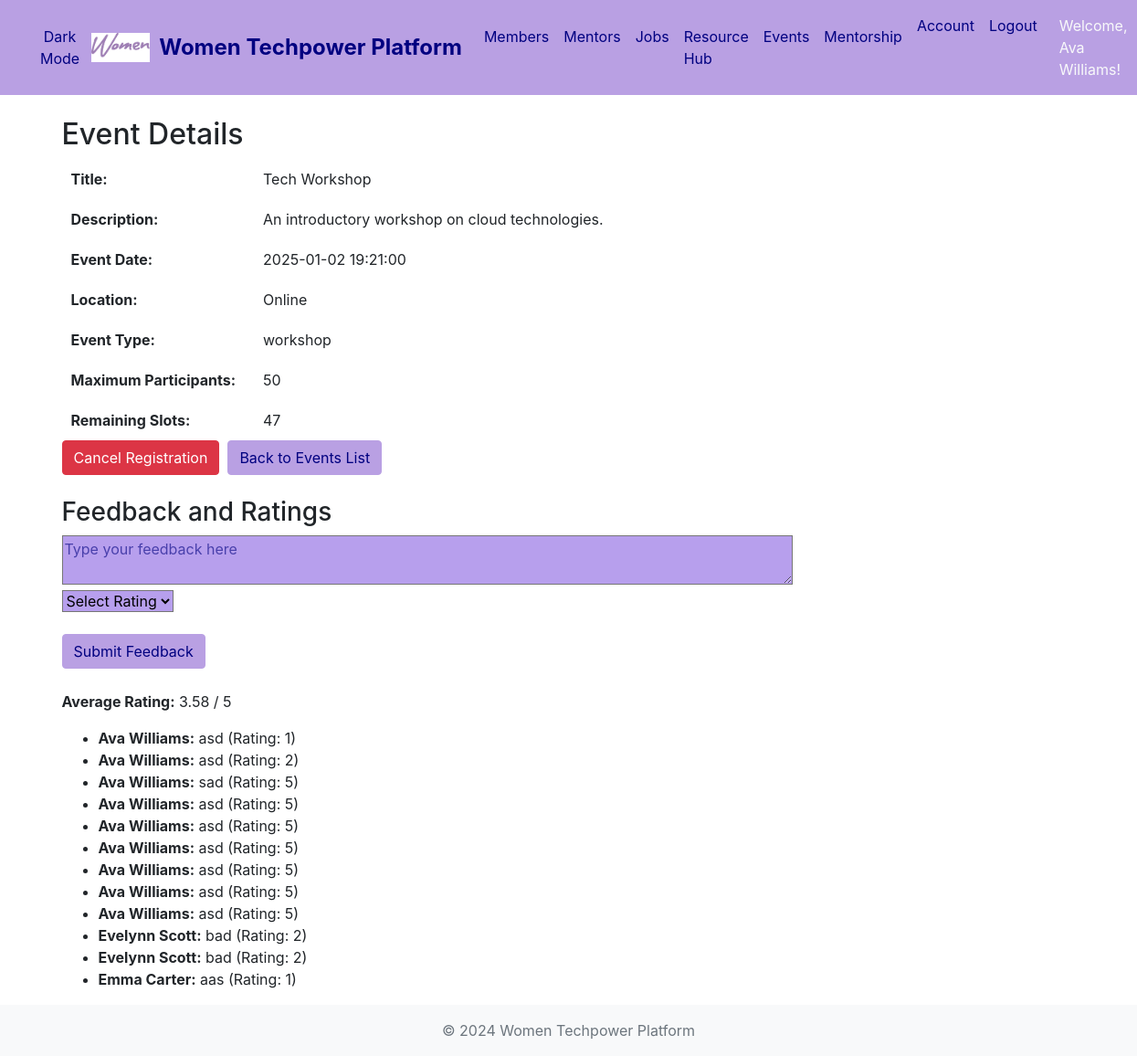
The app's page /details_event.php?id=15 (signed in) with its own data.
### tables this page shows
CREATE TABLE `events` (
  `id` int(11) NOT NULL,
  `title` varchar(255) NOT NULL,
  `description` text DEFAULT NULL,
  `event_date` datetime NOT NULL,
  `location` varchar(255) DEFAULT NULL,
  `event_type` enum('workshop','mentoring','networking','conference') DEFAULT NULL,
  `max_participants` int(11) DEFAULT NULL,
  `created_by` int(11) DEFAULT NULL,
  `created_at` timestamp NOT NULL DEFAULT current_timestamp()
);

CREATE TABLE `event_feedback` (
  `id` int(11) NOT NULL,
  `event_id` int(11) NOT NULL,
  `member_id` int(11) NOT NULL,
  `feedback` text NOT NULL,
  `rating` int(11) NOT NULL CHECK (`rating` between 1 and 5)
);

### details_event.php (the view, shortened to what this page needs)
<?php
include_once "includes/header.php";
function displayValue($value) {
    return !empty($value) ? htmlspecialchars($value) : "N/A";
}
$database = new Database();
$db = $database->getConnection();
$eventId = $_GET['id'];
$query = "SELECT title, description, event_date, location, event_type, max_participants FROM events WHERE id = ?";
$stmt = $db->prepare($query);
$stmt->execute([$eventId]);
$event = $stmt->fetch(PDO::FETCH_ASSOC);
$countQuery = "SELECT COUNT(*) AS current_participants FROM event_registrations WHERE event_id = ?";
$countStmt = $db->prepare($countQuery);
$countStmt->execute([$eventId]);
$currentParticipants = $countStmt->fetch(PDO::FETCH_ASSOC)['current_participants'];
$remainingSlots = $event['max_participants'] - $currentParticipants;
$userId = $_SESSION['user_id'];
$checkQuery = "SELECT * FROM event_registrations WHERE event_id = ? AND member_id = ?";
$checkStmt = $db->prepare($checkQuery);
$checkStmt->execute([$eventId, $userId]);
$isRegistered = $checkStmt->rowCount() > 0;
$feedbackQuery = "SELECT feedback, rating, CONCAT(members.first_name, ' ', members.last_name) AS full_name
                  FROM event_feedback
                  INNER JOIN members ON event_feedback.member_id = members.id
                  WHERE event_feedback.event_id = ?";
$feedbackStmt = $db->prepare($feedbackQuery);
$feedbackStmt->execute([$eventId]);
$feedbackList = $feedbackStmt->fetchAll(PDO::FETCH_ASSOC);
$averageRatingQuery = "SELECT AVG(rating) AS average_rating FROM event_feedback WHERE event_id = ?";
$averageRatingStmt = $db->prepare($averageRatingQuery);
$averageRatingStmt->execute([$eventId]);
$averageRating = $averageRatingStmt->fetch(PDO::FETCH_ASSOC)['average_rating'];
?>
<div class="details-container">
    <h2>Event Details</h2>
    <table class="details-table">
        <tr><th>Title:</th><td><?php echo displayValue($event['title']); ?></td></tr>
        <tr><th>Description:</th><td><?php echo nl2br(displayValue($event['description'])); ?></td></tr>
        <tr><th>Event Date:</th><td><?php echo displayValue($event['event_date']); ?></td></tr>
        <tr><th>Location:</th><td><?php echo displayValue($event['location']); ?></td></tr>
        <tr><th>Event Type:</th><td><?php echo displayValue($event['event_type']); ?></td></tr>
        <tr><th>Maximum Participants:</th><td><?php echo displayValue($event['max_participants']); ?></td></tr>
        <tr><th>Remaining Slots:</th><td><?php echo $remainingSlots > 0 ? $remainingSlots : "No slots available"; ?></td></tr>
    </table>
    <div class="d-flex align-items-center">
        <?php if ($isRegistered): ?>
            <form method="POST">
                <button type="submit" name="cancel" class="btn btn-danger">Cancel Registration</button>
            </form>
        <?php else: ?>
            <form method="POST">
                <button type="submit" name="register" class="btn btn-primary" <?php echo $remainingSlots <= 0 ? 'disabled' : ''; ?>>Register to Event</button>
            </form>
        <?php endif; ?>
        <a href="events.php" class="btn btn-primary">Back to Events List</a>
    </div>
    <br>
    <h3>Feedback and Ratings</h3>
    <?php if ($isRegistered): ?>
        <form method="POST">
            <textarea class= "custom-textbox feedback-textbox" name="feedback" placeholder="Type your feedback here"></textarea>
            <br/>
            <select class="custom-dropdown" name="rating" required>
                <option value="">Select Rating</option>
            </select>
            <br/>
            <br/>
            <button type="submit" class="btn btn-primary" name="feedback_submit">Submit Feedback</button>
        </form>
    <?php endif; ?>
    <br/>
    <?php if ($averageRating): ?>
        <p><strong>Average Rating:</strong> <?php echo round($averageRating, 2); ?> / 5</p>
    <?php endif; ?>
    <ul>
        <?php foreach ($feedbackList as $feedback): ?>
            <li><strong><?php echo $feedback['full_name']; ?>:</strong> <?php echo $feedback['feedback']; ?> (Rating: <?php echo $feedback['rating']; ?>)</li>
        <?php endforeach; ?>
    </ul>
</div>
<?php include_once "includes/footer.php"; ?>

### css/style.css (style rules this page uses)
body { min-height: 100vh; display: flex; flex-direction: column; }
.btn-primary { background-color: #b9a0e3 !important; color: #000080 !important; border-color: #b9a0e3 !important; }
.custom-dropdown { background-color: #b79fed; }
.custom-textbox { background-color: #b79fed; }
.custom-textbox::placeholder { color: #000080; opacity: 60%; }
.feedback-textbox { width: 800px !important; max-width: 100%; }
.details-table th { text-align: left; padding: 10px; width: 30%; vertical-align: top; }
.details-table td { text-align: left; padding: 10px 20px; font-weight: normal; }

### records on screen
events: title "Tech Workshop", description "An introductory workshop on cloud technologies.", event_date "2025-01-02 19:21:00", location "Online", event_type "workshop", max_participants "50"
event_feedback: full_name "Ava Williams", feedback "asd", rating "1"
event_feedback: full_name "Ava Williams", feedback "asd", rating "2"
event_feedback: full_name "Ava Williams", feedback "sad", rating "5"
event_feedback: full_name "Ava Williams", feedback "asd", rating "5"
event_feedback: full_name "Ava Williams", feedback "asd", rating "5"
event_feedback: full_name "Ava Williams", feedback "asd", rating "5"
event_feedback: full_name "Ava Williams", feedback "asd", rating "5"
event_feedback: full_name "Ava Williams", feedback "asd", rating "5"
event_feedback: full_name "Ava Williams", feedback "asd", rating "5"
event_feedback: full_name "Evelynn Scott", feedback "bad", rating "2"
event_feedback: full_name "Evelynn Scott", feedback "bad", rating "2"
event_feedback: full_name "Emma Carter", feedback "aas", rating "1"

### other values on screen
$_SESSION['user_name'] "Ava Williams"
$remainingSlots "47"
$averageRating "3.58"
